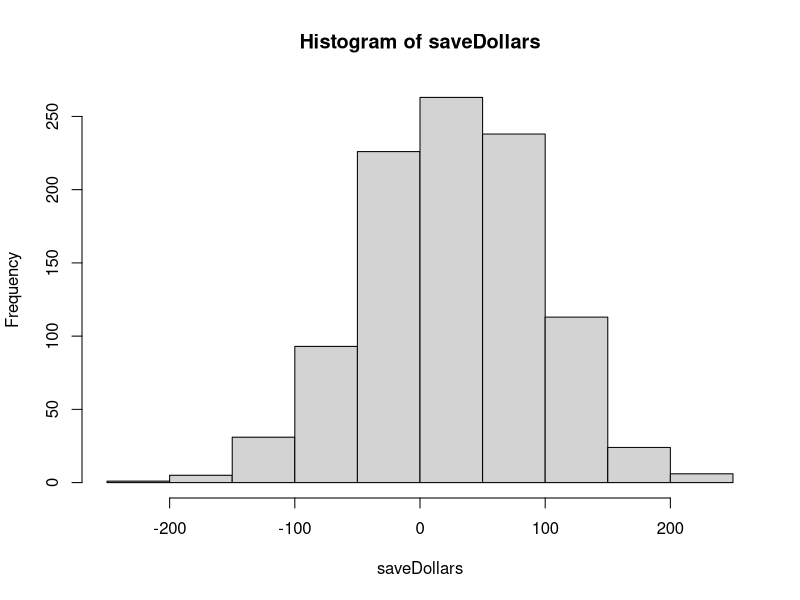

This figure's R source:
## ---- chunk 1
Bdays = 1:365
Bsamples = vector ('numeric')
TotalDollars = 0
saveDollars=vector('numeric')

## ---- chunk 2

for(loop in 1:1000){
  
TotalDollars=0
classSize = 35
for(i in 1:1137) {
Bsamples = sample(Bdays,35, replace=TRUE)
if (length(unique(Bsamples)) == classSize) {
    TotalDollars = TotalDollars -4.25
} else{ 
      TotalDollars = TotalDollars +1
}
}

saveDollars[loop] = TotalDollars
}

hist(saveDollars)
print(mean(saveDollars))
## ---- chunk 3
stdevDollars = sd(saveDollars)
meanDollars= mean(saveDollars)
CI = c(meanDollars-2*stdevDollars, meanDollars+2*stdevDollars)

print(CI)
